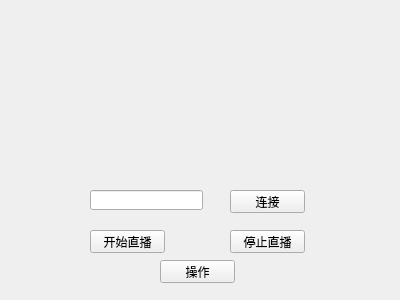
<?xml version="1.0" encoding="UTF-8"?>
<ui version="4.0">
 <class>Widget</class>
 <widget class="QWidget" name="Widget">
  <property name="geometry">
   <rect>
    <x>0</x>
    <y>0</y>
    <width>400</width>
    <height>300</height>
   </rect>
  </property>
  <property name="mouseTracking">
   <bool>true</bool>
  </property>
  <property name="windowTitle">
   <string>Widget</string>
  </property>
  <widget class="QLineEdit" name="lineEdit">
   <property name="geometry">
    <rect>
     <x>90</x>
     <y>190</y>
     <width>113</width>
     <height>20</height>
    </rect>
   </property>
  </widget>
  <widget class="QPushButton" name="Connect">
   <property name="geometry">
    <rect>
     <x>230</x>
     <y>190</y>
     <width>75</width>
     <height>23</height>
    </rect>
   </property>
   <property name="text">
    <string>连接</string>
   </property>
  </widget>
  <widget class="QPushButton" name="StartStream">
   <property name="geometry">
    <rect>
     <x>90</x>
     <y>230</y>
     <width>75</width>
     <height>23</height>
    </rect>
   </property>
   <property name="text">
    <string>开始直播</string>
   </property>
  </widget>
  <widget class="QPushButton" name="StopStream">
   <property name="geometry">
    <rect>
     <x>230</x>
     <y>230</y>
     <width>75</width>
     <height>23</height>
    </rect>
   </property>
   <property name="text">
    <string>停止直播</string>
   </property>
  </widget>
  <widget class="QPushButton" name="Operate">
   <property name="geometry">
    <rect>
     <x>160</x>
     <y>260</y>
     <width>75</width>
     <height>23</height>
    </rect>
   </property>
   <property name="text">
    <string>操作</string>
   </property>
  </widget>
 </widget>
 <layoutdefault spacing="6" margin="11"/>
 <resources/>
 <connections/>
</ui>
